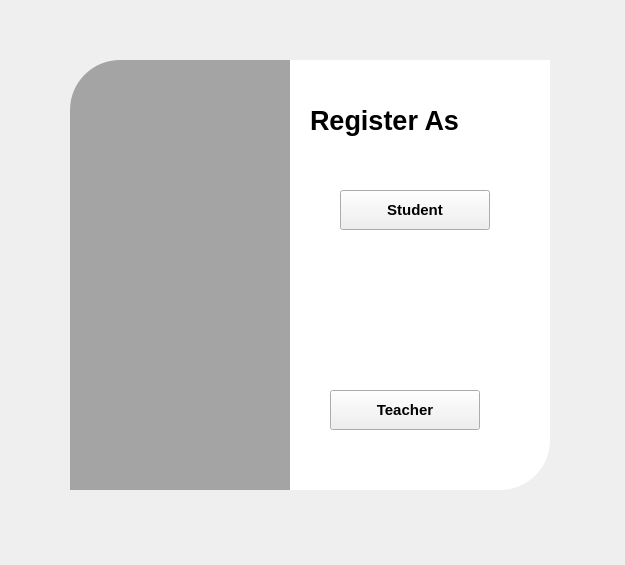
<?xml version="1.0" encoding="UTF-8"?>
<ui version="4.0">
 <class>Form</class>
 <widget class="QWidget" name="Form">
  <property name="geometry">
   <rect>
    <x>0</x>
    <y>0</y>
    <width>625</width>
    <height>565</height>
   </rect>
  </property>
  <property name="font">
   <font>
    <family>MS Shell Dlg 2</family>
   </font>
  </property>
  <property name="windowTitle">
   <string>Form</string>
  </property>
  <widget class="QWidget" name="widget" native="true">
   <property name="geometry">
    <rect>
     <x>30</x>
     <y>30</y>
     <width>550</width>
     <height>500</height>
    </rect>
   </property>
   <property name="styleSheet">
    <string notr="true">QPushButton#pushButton{
	background-color: qlineargradient(spread:pad, x1:0, y1:0.505682, x2:1, y2:0.477, stop:0 rgba(11, 131, 120, 219), stop:1 rgba(85, 98, 112, 226));
color:rgba(255,255,255,210);
border-radius:5px;
}

QPushButton#pushButton:hover{
	background-color: qlineargradient(spread:pad, x1:0, y1:0.505682, x2:1, y2:0.477, stop:0 rgba(150, 123, 111, 219), stop:1 rgba(85, 81, 84, 226));
}

QPushButton#pushButton:pressed{
padding-left:5px;
paddig-top:5px;
background-color:rgba(150,123,111,255);
}




QPushButton#pushButton_2,#pushButton_3,#pushButton_4,#pushButton_5{
	background-color: rgba(0, 0, 0, 0);
color:rgba(85,98,112,255);
}

QPushButton#pushButton_2:hover,#pushButton_3:hover,#pushButton_4:hover,#pushButton_5:hover{
color: rgba(131, 96, 53, 255);
}

QPushButton#pushButton_2:pressed,#pushButton_3:pressed,#pushButton_4:pressed,#pushButton_5:pressed{
padding-left:5px;
paddig-top:5px;
color:rgba(91,88,53,255);
}</string>
   </property>
   <widget class="QLabel" name="label">
    <property name="geometry">
     <rect>
      <x>40</x>
      <y>30</y>
      <width>280</width>
      <height>430</height>
     </rect>
    </property>
    <property name="styleSheet">
     <string notr="true">border-image: url(:/Images/Images/r2.jpg);
background-color:rgba(0,0,0,80);
border-top-left-radius:50px;
</string>
    </property>
    <property name="text">
     <string/>
    </property>
    <property name="pixmap">
     <pixmap>Images/r2.jpg</pixmap>
    </property>
    <property name="scaledContents">
     <bool>true</bool>
    </property>
   </widget>
   <widget class="QLabel" name="label_2">
    <property name="geometry">
     <rect>
      <x>260</x>
      <y>30</y>
      <width>260</width>
      <height>430</height>
     </rect>
    </property>
    <property name="font">
     <font>
      <family>MS Shell Dlg 2</family>
      <pointsize>15</pointsize>
     </font>
    </property>
    <property name="styleSheet">
     <string notr="true">background-color: rgba(255, 255, 255,255);
border-bottom-right-radius:50px;</string>
    </property>
    <property name="text">
     <string/>
    </property>
   </widget>
   <widget class="QLabel" name="label_3">
    <property name="geometry">
     <rect>
      <x>280</x>
      <y>70</y>
      <width>201</width>
      <height>41</height>
     </rect>
    </property>
    <property name="font">
     <font>
      <family>MS Shell Dlg 2</family>
      <pointsize>20</pointsize>
      <weight>75</weight>
      <bold>true</bold>
     </font>
    </property>
    <property name="text">
     <string>Register As</string>
    </property>
   </widget>
   <widget class="QPushButton" name="loginBtn">
    <property name="geometry">
     <rect>
      <x>310</x>
      <y>160</y>
      <width>150</width>
      <height>40</height>
     </rect>
    </property>
    <property name="font">
     <font>
      <family>MS Shell Dlg 2</family>
      <pointsize>11</pointsize>
      <weight>75</weight>
      <bold>true</bold>
     </font>
    </property>
    <property name="styleSheet">
     <string notr="true"/>
    </property>
    <property name="text">
     <string>Student</string>
    </property>
   </widget>
   <widget class="QPushButton" name="loginBtn_2">
    <property name="geometry">
     <rect>
      <x>300</x>
      <y>360</y>
      <width>150</width>
      <height>40</height>
     </rect>
    </property>
    <property name="font">
     <font>
      <family>MS Shell Dlg 2</family>
      <pointsize>11</pointsize>
      <weight>75</weight>
      <bold>true</bold>
     </font>
    </property>
    <property name="styleSheet">
     <string notr="true"/>
    </property>
    <property name="text">
     <string>Teacher</string>
    </property>
   </widget>
  </widget>
 </widget>
 <resources>
  <include location="../resource.qrc"/>
  <include location="resource.qrc"/>
 </resources>
 <connections/>
</ui>
